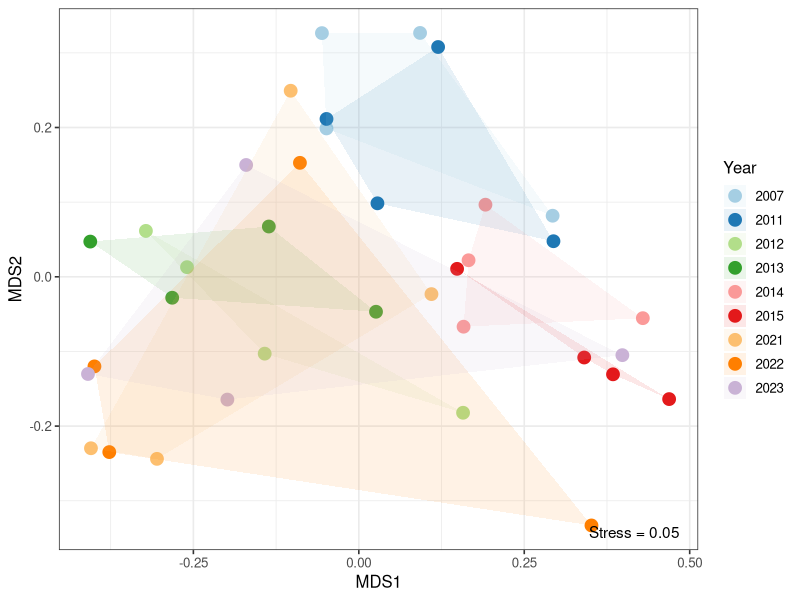
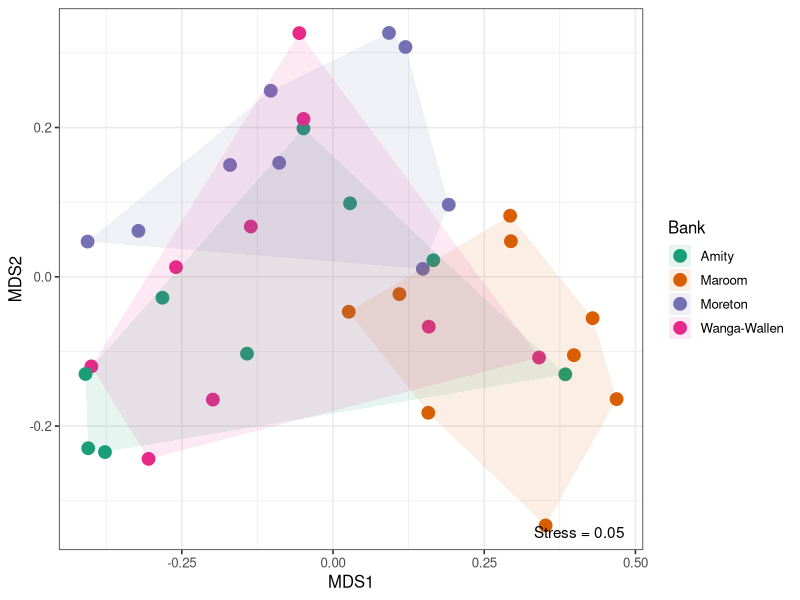
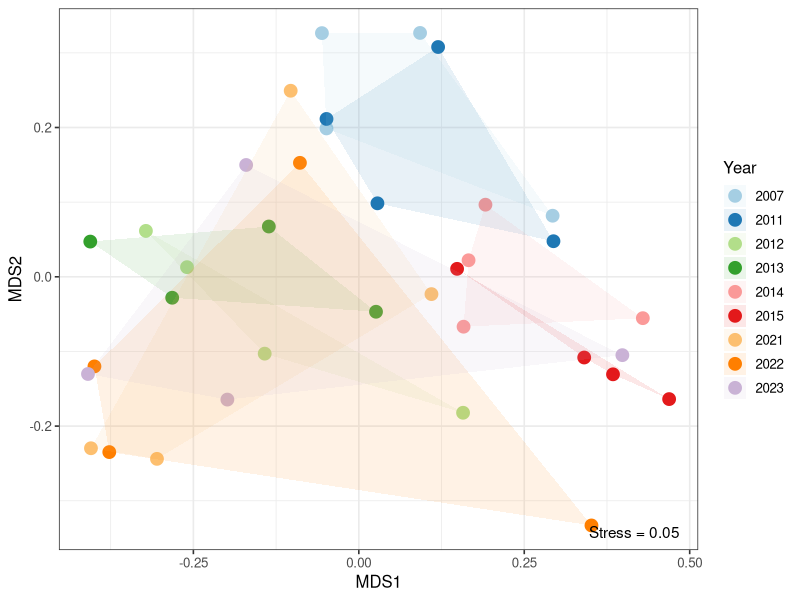
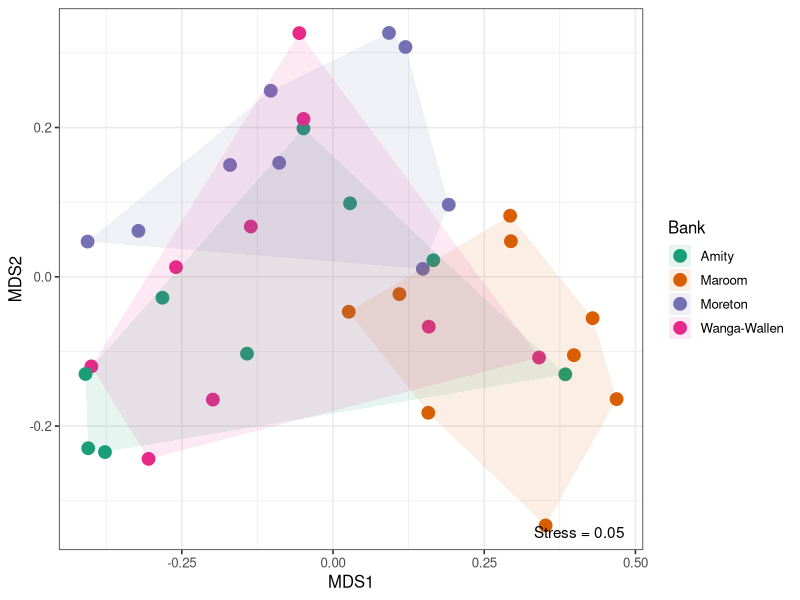

Write the R code that produced these figures, in order.
# -------------------------------- nMDS Plots ------------------------------------ #

# need to load the datasets from 01

library(tidyverse)
library(readxl)
library(plyr)
library(vegan)
library(lattice)
library(permute)


data_wide <- read.csv("01_Data/compiled_data_wideform.csv")

data_nmds <- data_wide %>%
  dplyr:: group_by(year, zone) %>%
  dplyr:: select(8:14) %>%
  dplyr:: summarise_if(is.numeric, mean, na.rm = TRUE)

bray_dist <- vegan:: vegdist(as.matrix(sqrt(data_nmds[,3:9])), method = "bray")
nMDS_data <- vegan:: metaMDS(bray_dist, k = 3)

species <- data_nmds[,3:9]

nmds <- cbind.data.frame(data_nmds[, 1:2], nMDS_data$points)

nmds_centroids <- nmds %>% 
  dplyr:: group_by(year) %>% 
  dplyr:: summarize(MDS1 = mean(MDS1), MDS2 = mean(MDS2))

stress <- nMDS_data$stress

nmds_hulls <- nmds %>%
  dplyr:: group_by(year) %>%
  dplyr:: slice(grDevices:: chull(MDS1, MDS2))

nmds_hulls_zone <- nmds %>%
  dplyr:: group_by(zone) %>%
  dplyr:: slice(grDevices:: chull(MDS1, MDS2))

zone.labs <- c("Amity", "Maroom", "Moreton", "Wanga-Wallen")
names(zone.labs) <- c("AM", "MA", "MO", "WA")


nmds_plot <- ggplot() +
  geom_point(data = nmds, aes(x = MDS1, y = MDS2, col = as.factor(year)), size = 4) +
  geom_polygon(data = nmds_hulls, aes(x = MDS1, y = MDS2, group = as.factor(year), fill = as.factor(year)), alpha = 0.1) +
  annotate(geom = "text", label = paste("Stress =", round(stress, 2)), x = Inf, y = -Inf, hjust = 1.2, vjust = -1) +
  theme_bw(base_size = 12) +
  stat_ellipse() +
  scale_fill_brewer(palette = "Paired") +
  scale_color_brewer(palette = "Paired") +
  scale_shape(labels = zone.labs) +
  labs(colour = "Year", fill = "Year")


nmds_plot

ggsave(nmds_plot, 
       file = "03_Figures/final_figures/nmds.tiff", 
       dpi = 300, 
       width = 10, 
       height = 10)

nmds_plot_zone <- ggplot() +
  geom_point(data = nmds, aes(x = MDS1, y = MDS2, col = zone), size = 4) +
  geom_polygon(data = nmds_hulls_zone, aes(x = MDS1, y = MDS2, group = as.factor(zone), fill = as.factor(zone)), alpha = 0.1) +
  annotate(geom = "text", label = paste("Stress =", round(stress, 2)), x = Inf, y = -Inf, hjust = 1.2, vjust = -1) +
  theme_bw(base_size = 12) +
  stat_ellipse() +
  scale_fill_brewer(palette = "Dark2", labels = zone.labs) +
  scale_color_brewer(palette = "Dark2", labels = zone.labs) +
  scale_shape(labels = zone.labs) +
  labs( colour = "Bank", fill = "Bank")

nmds_plot_zone

ggsave(nmds_plot_zone, 
       file = "03_Figures/final_figures/nmds_zone.tiff", 
       dpi = 300, 
       width = 10, 
       height = 10)


